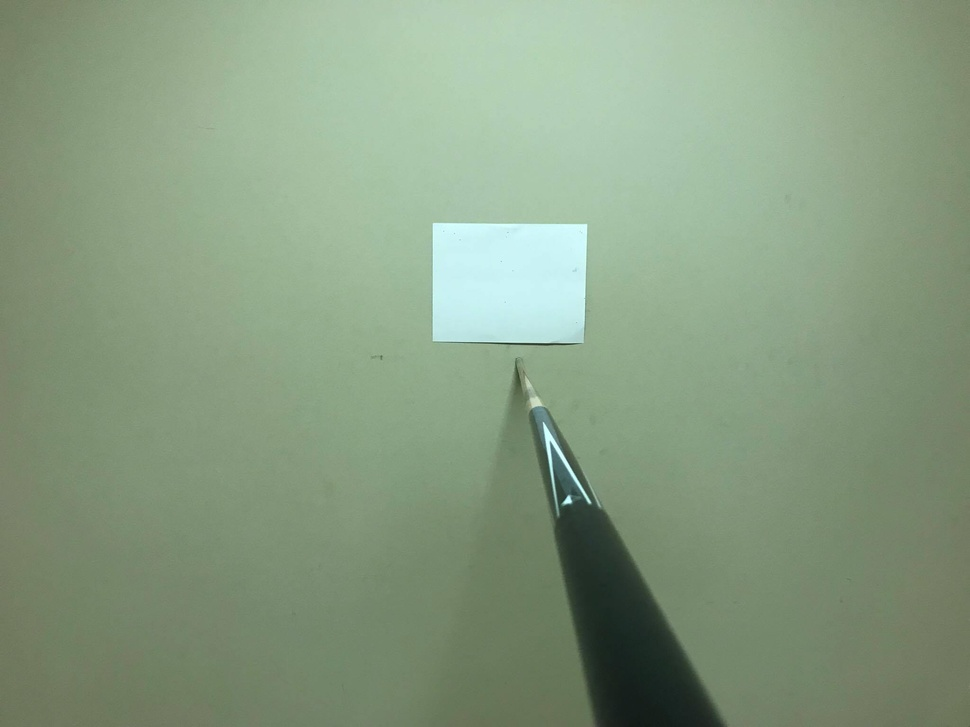
#> input picture OpenCV/test_images/48.jpg, 970 x 727 px, shrunk from 2048 x 1536 before the run
$ python test_imagescalculator.py   (Python 2 division)   (older library calls are emulated)
#> lines starting #> are read from the running program, lines starting #| are printed output that depends on the picture; after the words box and inside, x2 and y2 are one past the last pixel; in counts of white or black regions, pixels touching at a corner belong together; long printed decimals are rounded
import numpy  # requires the numpy+mkl pkg
from scipy.spatial import distance as dist
from imutils import perspective
from imutils import contours
import numpy as np
import argparse
import imutils
import cv2
import time
# import matplotlib.pyplot as plt


#To find the midpoint
def midpoint(point1, point2):
	return (point1[0] + point2[0]) * 0.5, (point1[1] + point2[1]) * 0.5

#To find the marker
def find_marker(image):
    gray = cv2.cvtColor(image, cv2.COLOR_BGR2GRAY) #convert image to grayscale
    # blur = cv2.cvtColor(gray, (5,5), 0)

    # --------GAUSSIAN BLUR--------------------------------------------------------
    # Gaussian Blurring to remove noise
    # Define a kernel size for Gaussian smoothing / blurring
    kernel_size = 5
    blur = cv2.GaussianBlur(gray, (kernel_size, kernel_size), 0)

    edged = cv2.Canny(blur, 35, 125)
    edged = cv2.Canny(blur, 100, 200)
    # Find the contours in the edged image and keep the largest one;
    # we'll assume that this is our collection sticker in the image
    # cv2.findContours(edged.copy(), cv2.RETR_EXTERNAL, cv2.CHAIN_APPROX_SIMPLE)
    (_, cnts, _) = cv2.findContours(edged.copy(), cv2.RETR_EXTERNAL, cv2.CHAIN_APPROX_SIMPLE)
    print len(cnts)
    # plt.imshow(edged)
    # plt.show()
#    (cnts, _) = cv2.findContours(edged.copy(), cv2.RETR_LIST, cv2.CHAIN_APPROX_SIMPLE)
    c = max(cnts, key=cv2.contourArea)
    # print cv2.minAreaRect(c)
    """The output of cv2.minAreaRect() is ((x, y), (w, h), angle)"""
    return cv2.minAreaRect(c)


# compute and return the distance from the maker to the camera
def distance_to_camera(knownWidth, focalLength, perWidth):
    print "perWidth", perWidth
    # print "focalLength", focalLength
    # print "returning = ", (knownWidth * focalLength) / perWidth
    return (knownWidth * focalLength) / perWidth

# initialize the known distance from the camera to the object, which in this case is 24 inches
KNOWN_DISTANCE = 48.0
# initialize the known object width, which in this case, the piece of paper is 11 inches wide
KNOWN_WIDTH = 11.0
KNOWN_FOCAL_LENGTH = 543.458329634
# initialize the list of images that we'll be using
IMAGE_PATHS = ["test_images/48.jpg", "test_images/24.jpg"]

# load the first image that contains an object that is KNOWN TO BE 2 feet
# from our camera, then find the paper marker in the image, and initialize
# the focal length
# image = cv2.imread(IMAGE_PATHS[0])
image = cv2.imread("test_images/48.jpg")
#> image is the input picture: shape (727, 970, 3); mean B, G, R 129.7, 156.1, 135.7
marker = find_marker(image)
#> in find_marker, `gray = cv2.cvtColor(image, cv2.COLOR_BGR2GRAY)`:
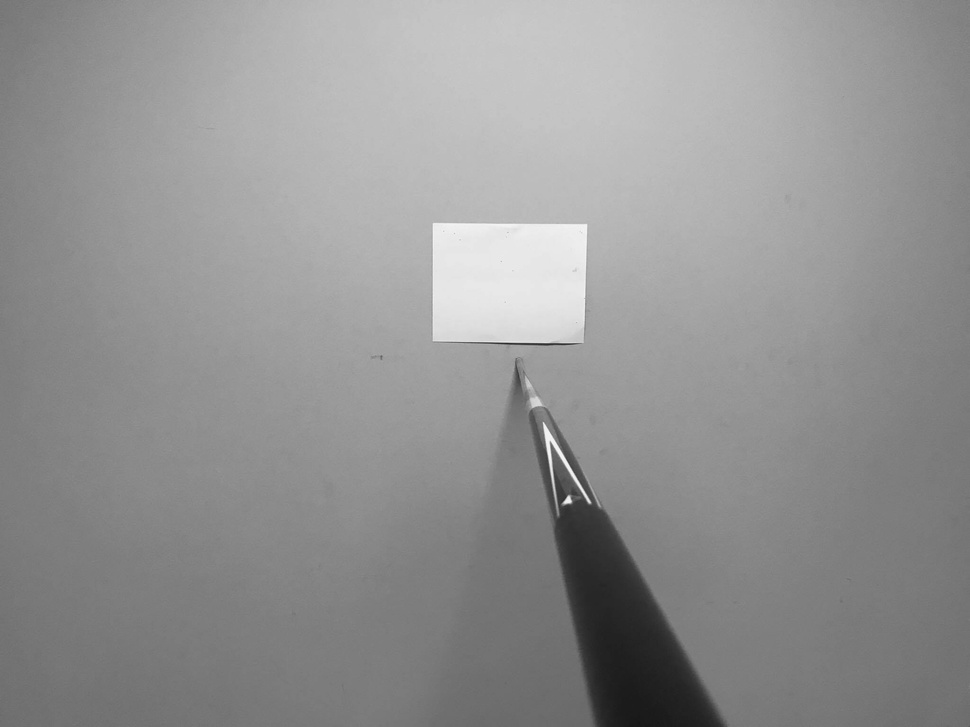
#> gray: shape (727, 970); min 22, max 245, mean 147
#> in find_marker, `edged = cv2.Canny(blur, 35, 125)`:
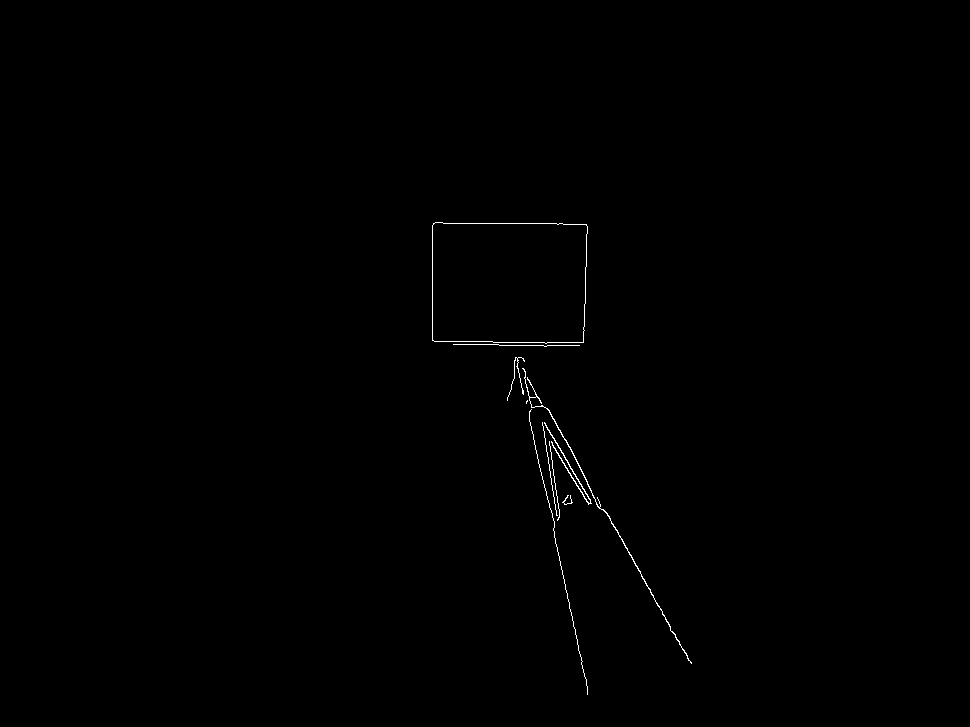
#> edged: shape (727, 970); 0.28% white in thin lines or dots, all inside (x1, y1, x2, y2) = (432, 222, 692, 695)
#> in find_marker, `edged = cv2.Canny(blur, 100, 200)`:
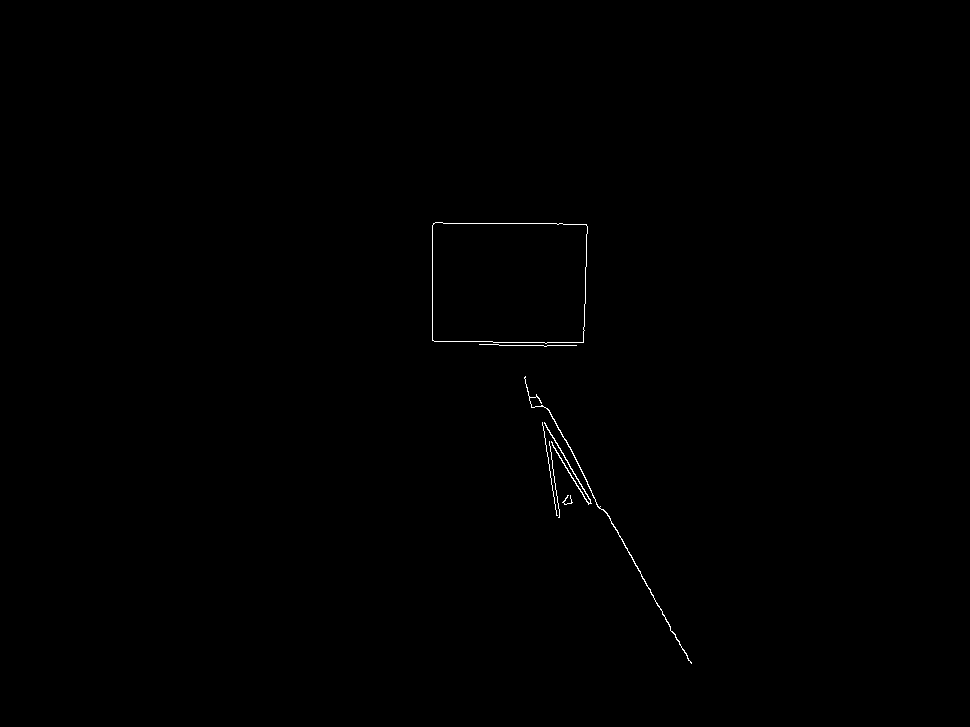
#> edged: shape (727, 970); 0.22% white in thin lines or dots, all inside (x1, y1, x2, y2) = (432, 222, 692, 664)
#> in find_marker, `(_, cnts, _) = cv2.findContours(edged.copy(), cv2.RETR_EXTERNAL, cv2.C..`: cnts = 7 contours, 4 with area under 20; largest, box (x1, y1, x2, y2) and area: (432, 222, 588, 344) 18126, (524, 376, 692, 664) 132, (544, 422, 592, 505) 85
#| 7
#> in find_marker, `c = max(cnts, key=cv2.contourArea)`: c = contour of 37 points, box (x1, y1, x2, y2) (432, 222, 588, 344), area 18126
#> marker = ((509.1, 282.6), (120.1, 155.1), -89.52)
focalLength = (marker[1][0] * KNOWN_DISTANCE) / KNOWN_WIDTH
#> focalLength = 524.2
dis = distance_to_camera(KNOWN_WIDTH, focalLength, marker[1][0])
#> dis = 48
# print "Focal length "  , focalLength
print "Distance to camera =", dis
#| Distance to camera = 48.000

"""
Better display of the image files
with the number at the bottom og the screen
"""
# loop over the images
for imagePath in IMAGE_PATHS:
    # load the image, find the marker in the image, then compute the
    # distance to the marker from the camera
    image = cv2.imread(imagePath)
    marker = find_marker(image)
#| 7
    inches = distance_to_camera(KNOWN_WIDTH, focalLength, marker[1][0])
#> inches = 48
    print "Distance to camera =", inches
#| Distance to camera = 48.000

    # draw a bounding box around the image and display it
    # box = np.int0(cv2.cv.BoxPoints(marker))
    box = np.int0(cv2.boxPoints(marker))
#> box = [[586, 343], [431, 342], [432, 221], [587, 223]]
    cv2.drawContours(image, [box], -1, (0, 255, 0), 2)
    cv2.putText(image, "%.2fft" % (inches / 12),
                (image.shape[1] - 200, image.shape[0] - 20), cv2.FONT_HERSHEY_SIMPLEX,
                2.0, (0, 255, 0), 3)
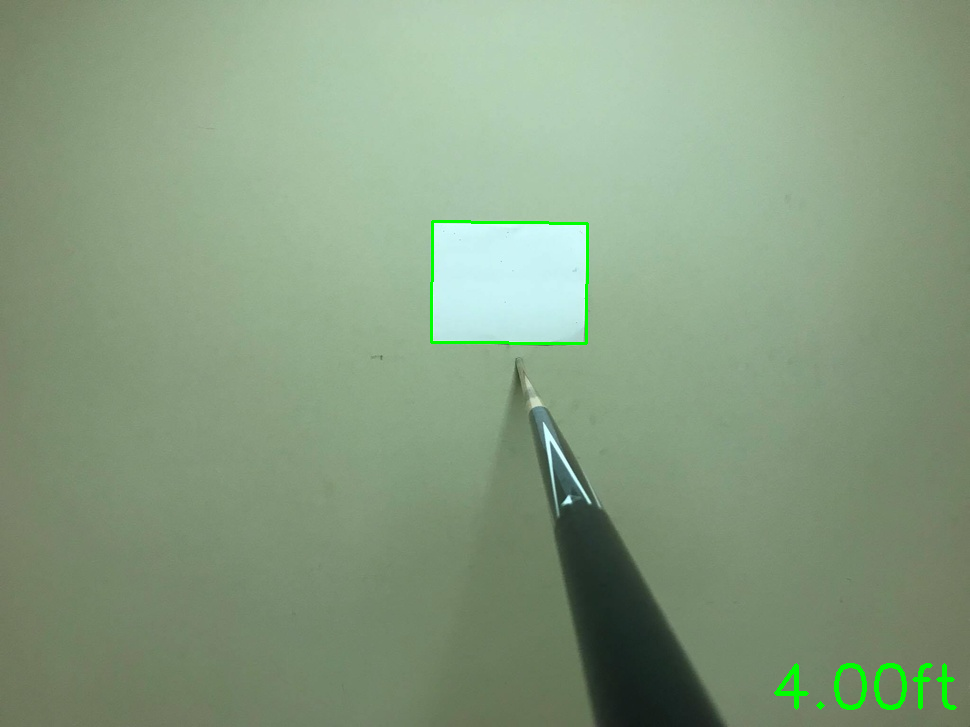
#> image: shape (727, 970, 3); mean B, G, R 129, 156.7, 135

    cv2.imshow("image", image)
    cv2.imwrite(imagePath + "_output.png", image)
    cv2.waitKey(0)
#> pass 2 of the loop `for imagePath in IMAGE_PATHS:`:
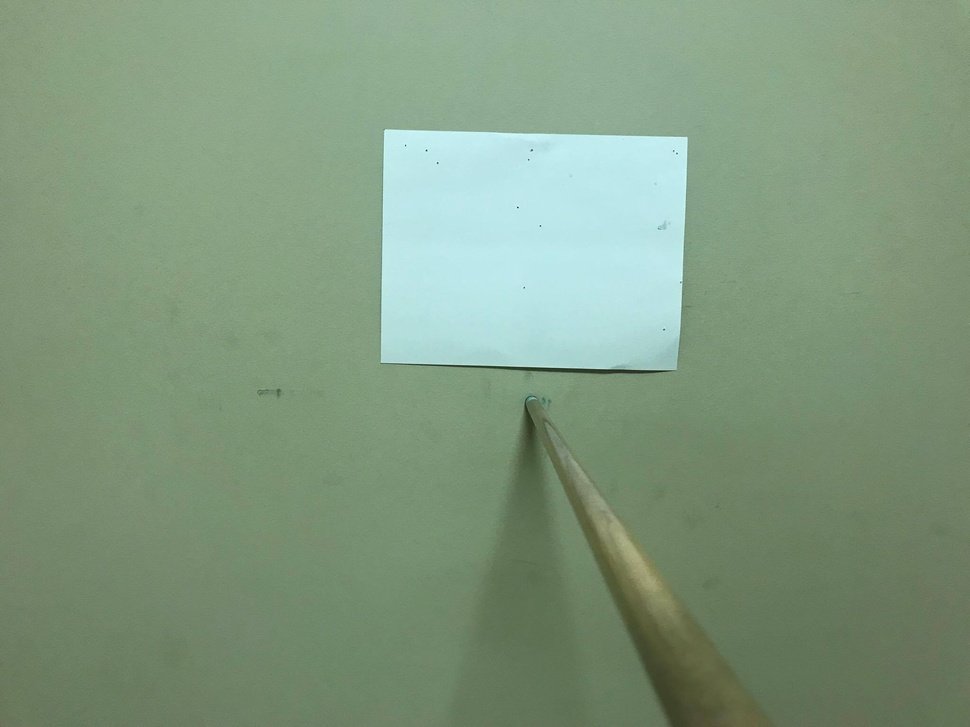
#> input picture OpenCV/test_images/24.jpg, 970 x 727 px, shrunk from 2048 x 1536 before the run
#> image is the input picture: shape (727, 970, 3); mean B, G, R 126.9, 152.7, 128.8
#> in find_marker (call 3), `edged = cv2.Canny(blur, 35, 125)`:
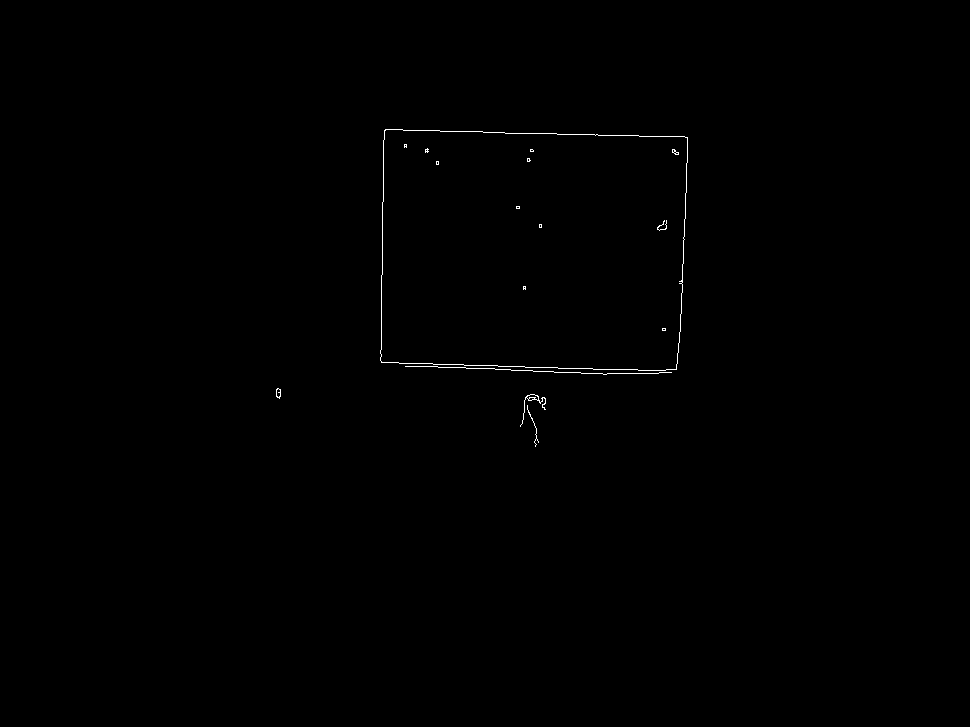
#> edged: shape (727, 970); 0.24% white in thin lines or dots, all inside (x1, y1, x2, y2) = (276, 129, 688, 447)
#> cnts = 2 contours, 1 with area under 20; largest, box (x1, y1, x2, y2) and area: (380, 129, 688, 371) 70267
#| 2
#> c = contour of 84 points, box (x1, y1, x2, y2) (380, 129, 688, 371), area 70267
#> `marker = find_marker(image)`: marker = ((532.5, 249.9), (235.2, 304.5), -88.58)
#> inches = 24.52
#| Distance to camera = 24.519
#> box = [[681, 371], [377, 363], [383, 128], [687, 136]]
#> `cv2.putText(image, "%.2fft" % (inches / 12), (image.shape[1] - 200, im..`:
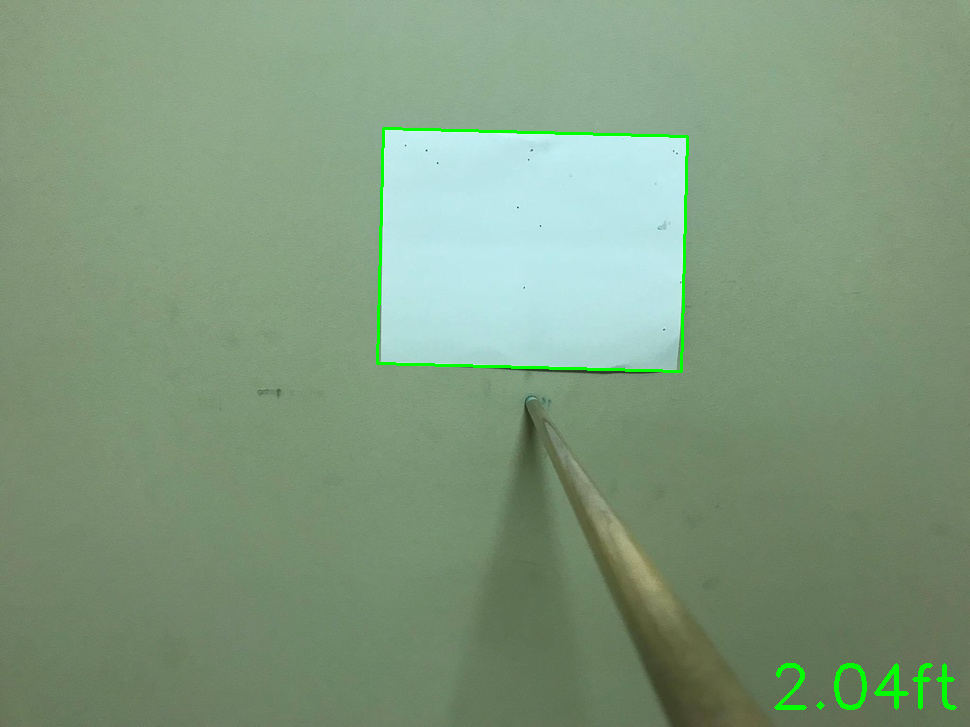
#> image: shape (727, 970, 3); mean B, G, R 126, 153.6, 127.9
